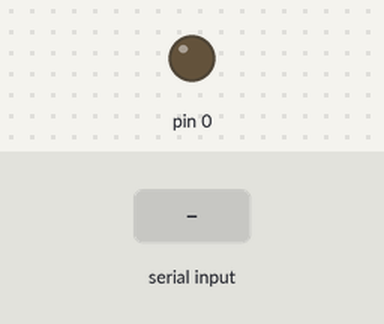
The sketch below on a simulated Arduino Uno, built with avr-gcc and run on an emulated ATmega328P. Parts: output pins drawn as LEDs (lit = HIGH). The inputs (shaded band) are chosen by the test bench.

Above: at 1.2 s.
1.3 s: "1" received over the second serial link
At 1.6 s:
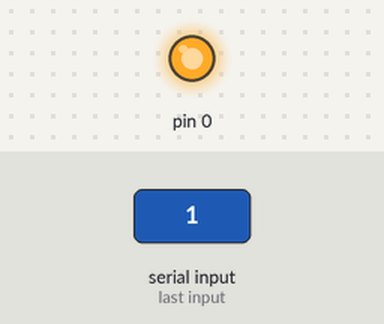
2.8 s: "2" received over the second serial link
At 4.0 s:
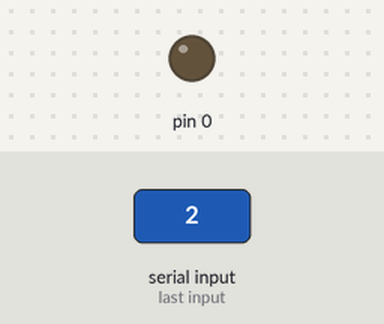
Timing chart, 0 to 5.8 s (numbered marks = the images above; inputs shaded):
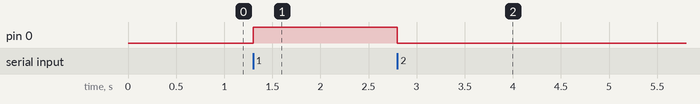

Measured:
- after the input at 1.3 s, pin 0: LOW → HIGH at once
- after the input at 2.8 s, pin 0: HIGH → LOW at once

The sketch:

Sample.ino
```cpp
#include <SoftwareSerial.h>
SoftwareSerial BT(10, 11);
// creates a "virtual" serial port/UART
// connect BT module TX to D10
// connect BT module RX to D11
// connect BT Vcc to 5V, GND to GND
void setup()
{
  // set digital pin to control as an output
  pinMode(0, OUTPUT);
  // set the data rate for the SoftwareSerial port
  BT.begin(9600);
  // Send test message to other device
  BT.println("Hello from Arduino");
}
char a; // stores incoming character from other device
void loop()
{
  if (BT.available())
  // if text arrived in from BT serial...
  {
    a=(BT.read());
    if (a=='1')
    {
      digitalWrite(0, HIGH);
      BT.println("LED on");
    }
    if (a=='2')
    {
      digitalWrite(0, LOW);
      BT.println("LED off");
    }
    if (a=='?')
    {
      BT.println("Send '1' to turn LED on");
      BT.println("Send '2' to turn LED on");
    }
    // you can add more "if" statements with other characters to add more commands
  }
}
```
